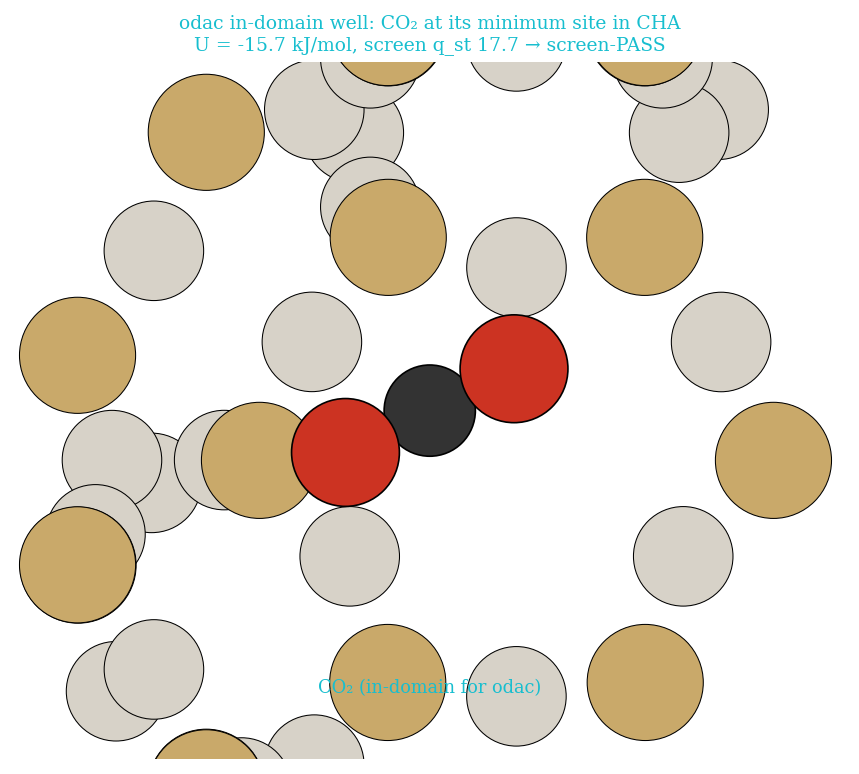

Write Python code to recreate this figure.
#!/usr/bin/env python3
"""F3c — in-domain well: the CO2 configuration at the odac minimum-energy site in CHA (in-domain for
the DAC-trained head). Rigid CO2 geometry replayed from seed 0; well energy read from the committed
JSON. The "governance passes the model in its own training domain" image."""
import figstyle as S
import matplotlib.pyplot as plt
import numpy as np
from ase.io import read

CIF = S.CHA_CIF
CUTOFF, SEED, DCO = 6.0, 0, 1.16
frame = read(CIF)
reps = [max(1, int(np.ceil(2 * CUTOFF / np.linalg.norm(frame.cell[i])))) for i in range(3)]
frame = frame.repeat(reps)
cell = np.array(frame.cell); inv = np.linalg.inv(cell)
fpos = frame.get_positions(); fsym = np.array(frame.get_chemical_symbols())

rows = S.per_insertion("uma_co2_odac")
rng = np.random.default_rng(SEED)
centers, axes = [], []
for _ in rows:
    centers.append(rng.random(3) @ cell)      # matches run_wpb_uma_co2.py draw order
    axes.append(rng.normal(size=3))
imin = int(np.argmin([r["U_mace_kJ"] for r in rows]))
U_well = S.jget("wpb_uma_co2_odac.json", "min_U_mace_kJ")
q_well = S.jget("wpb_uma_co2_odac.json", "screen_q_st_kJ")
center, axis = centers[imin], axes[imin] / np.linalg.norm(axes[imin])
co2 = [("C", center), ("O", center + DCO * axis), ("O", center - DCO * axis)]

# local framework cluster around the CO2 centroid (min image), relative to centroid
df = (fpos - center) @ inv; df -= np.round(df); disp = df @ cell; dist = np.linalg.norm(disp, axis=1)
within = dist < 6.0
loc, locsym = disp[within], fsym[within]

plt.rcParams.update({"font.family": "serif", "font.size": 9})
fig, ax = plt.subplots(figsize=(5.8, 5.4))
for p, s in zip(loc, locsym):
    ax.add_patch(plt.Circle((p[0], p[1]), 0.7 if s == "Si" else 0.6,
                            facecolor="#c9a96a" if s == "Si" else "#d7d2c8", edgecolor="k", lw=0.5, zorder=2))
cc = {"C": "#333333", "O": "#cc3322"}
pts = [(np.array(p) - center) for _, p in co2]
ax.plot([pts[1][0], pts[2][0]], [pts[1][1], pts[2][1]], color="k", lw=2.0, zorder=3)  # O=C=O backbone
for (el, _), p in zip(co2, pts):
    ax.add_patch(plt.Circle((p[0], p[1]), 0.65 if el == "O" else 0.55, facecolor=cc[el],
                            edgecolor="k", lw=0.8, zorder=4))
ax.text(0, -3.4, "CO₂ (in-domain for odac)", ha="center", fontsize=8.5, color=S.COLORS["uma_odac"])
ax.set_xlim(-5, 5); ax.set_ylim(-4.2, 4.2); ax.set_aspect("equal"); ax.set_axis_off()
ax.set_title(f"odac in-domain well: CO₂ at its minimum site in CHA\n"
             f"U = {S.fmt(U_well, signed=True)} kJ/mol, screen q_st {S.fmt(q_well)} → screen-PASS",
             fontsize=9, color=S.COLORS["uma_odac"])
fig.tight_layout()
S.save(fig, "f3c_indomain_well")
print(f"CO2 well insertion #{imin}: U={U_well}, q_st={q_well}, min_dist(JSON)={rows[imin]['min_dist_A']}")
